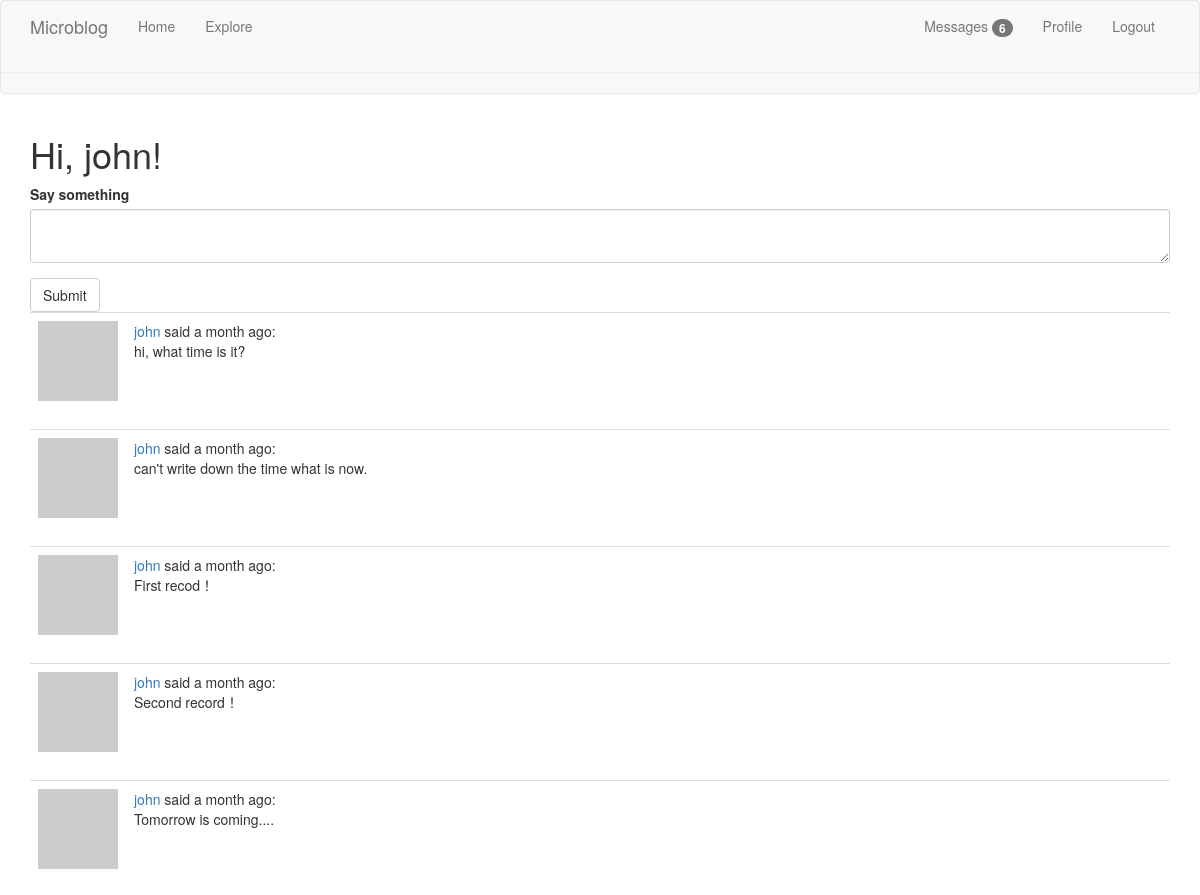
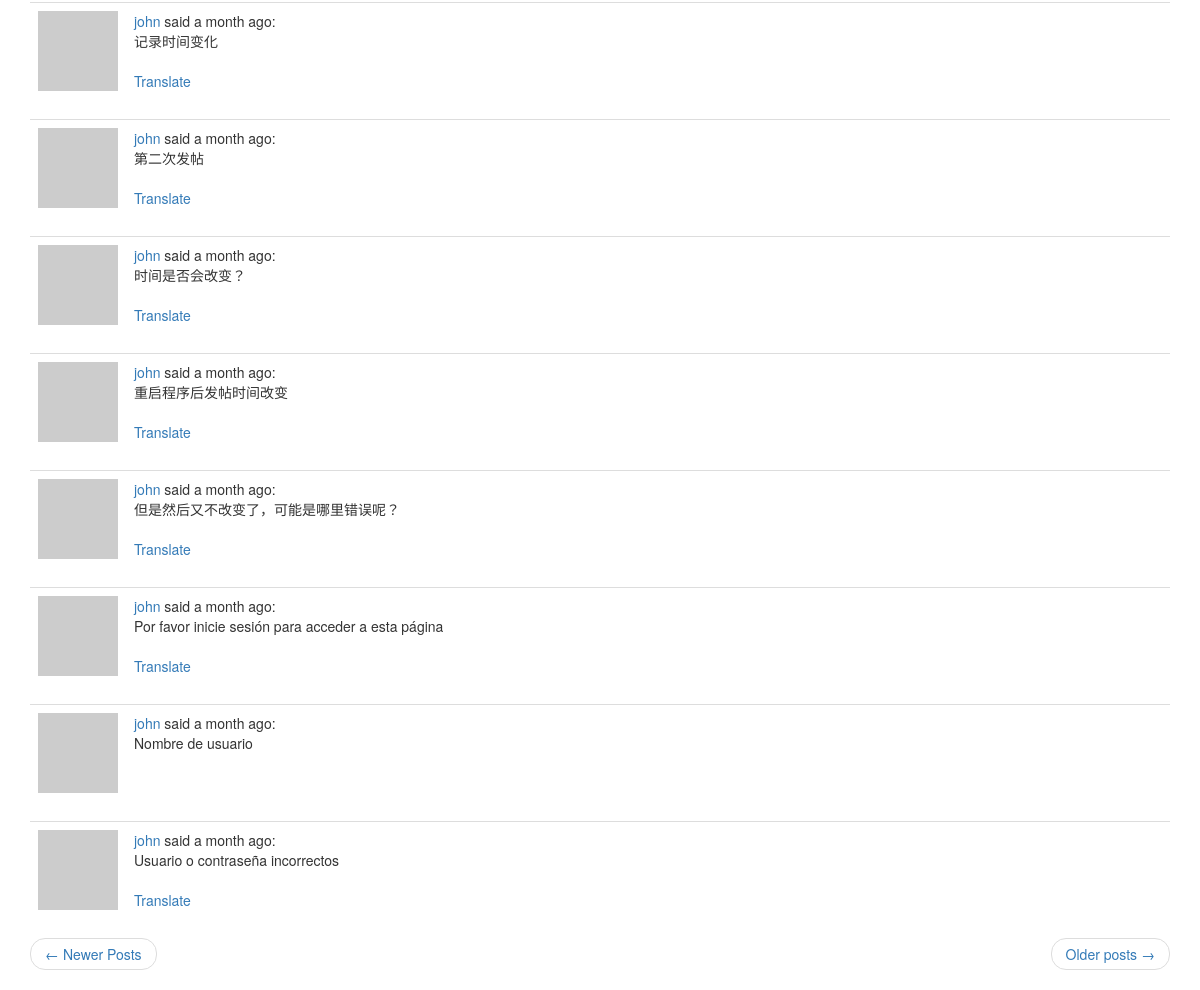
The app's page /index (signed in) with its own data (2 pictures, top to bottom).
### app/models.py (models this page shows, shortened)
class User(UserMixin, db.Model):
    id = db.Column(db.Integer, primary_key=True)
    username = db.Column(db.String(64), index=True, unique=True)
    email = db.Column(db.String(120), index=True, unique=True)
    password_hash = db.Column(db.String(128))
    posts = db.relationship('Post', backref='author', lazy='dynamic')
    about_me = db.Column(db.String(140))
    last_seen = db.Column(db.DateTime, default=datetime.utcnow)
    followed = db.relationship(
        'User', secondary=followers,
        primaryjoin=(followers.c.follower_id == id),
        secondaryjoin=(followers.c.followed_id == id),
        backref=db.backref('followers', lazy='dynamic'), lazy='dynamic')
    messages_sent = db.relationship('Message',
                                    foreign_keys='Message.sender_id',
                                    backref='author', lazy='dynamic')
    messages_received = db.relationship('Message',
                                        foreign_keys='Message.recipient_id',
                                        backref='recipient', lazy='dynamic')
    last_message_read_time = db.Column(db.DateTime)
    notifications = db.relationship('Notification', backref='user',
                                    lazy='dynamic')
    def avatar(self, size):
        digest = md5(self.email.lower().encode('utf-8')).hexdigest()
        return 'https://www.gravatar.com/avatar/{}?d=identicon&s={}'.format(
            digest, size)
    def followed_posts(self):
        followed = Post.query.join(
            followers, (followers.c.followed_id == Post.user_id)).filter(
            followers.c.follower_id == self.id)
        own = Post.query.filter_by(user_id=self.id)
        return followed.union(own).order_by(Post.timestamp.desc())
    def new_messages(self):
        last_read_time = self.last_message_read_time or datetime(1900, 1, 1)
        return Message.query.filter_by(recipient=self).filter(
            Message.timestamp > last_read_time).count()

class Post(db.Model):
    id = db.Column(db.Integer, primary_key=True)
    body = db.Column(db.String(140))
    timestamp = db.Column(db.DateTime, index=True, default=datetime.utcnow())
    user_id = db.Column(db.Integer, db.ForeignKey('user.id'))
    language = db.Column(db.String(5))

### app/main/routes.py (the view, shortened to what this page needs)
@bp.route('/', methods=['GET', 'POST'])
@bp.route('/index', methods=['GET', 'POST'])
@login_required
def index():
    form = PostForm()
    page = request.args.get('page', 1, type=int)
    posts = current_user.followed_posts().paginate(
        page, current_app.config['POSTS_PER_PAGE'], False)
    next_url = url_for('main.index', page=posts.next_num) if posts.has_next else None
    prev_url = url_for('main.index', page=posts.prev_num) if posts.has_prev else None
    return render_template("index.html", title=_('Home'), form=form, posts=posts.items,
                           next_url=next_url, prev_url=prev_url)

### app/main/forms.py
class PostForm(FlaskForm):
    post = TextAreaField(_l('Say something'), validators=[DataRequired()])
    submit = SubmitField(_l('Submit'))

### app/main/routes.py (called while the page is built)
@bp.before_request
def before_request():
    if current_user.is_authenticated:
        current_user.last_seen = datetime.utcnow()
        db.session.commit()
    g.locale = str(get_locale())

### app/models.py (called while the page is built)
@login.user_loader
def load_user(id):
    return User.query.get(int(id))

### app/templates/index.html
{% extends "base.html" %}
{% import 'bootstrap/wtf.html' as wtf %}
{% block app_content %}
    <h1>{{ _('Hi, %(username)s!', username=current_user.username) }}</h1>
    {% if form %}
        {{ wtf.quick_form(form) }}
    {% endif %}
    {% for post in posts %}
        {% include '_post.html' %}
    {% endfor %}
    <nav aria-label="...">
        <ul class="pager">
            <li class="previous{% if not prev_url %} diabled {% endif %}">
                <a href="{{ prev_url or '#'}}">
                    <span aria-hidden="true">&larr;</span> {{ _('Newer Posts') }}
                </a>
            </li>
            <li class="next{% if not next_url%} disable {% endif %}">
                <a href="{{ next_url or '#'}}">
                    {{ _('Older posts') }}  <span aria-hidden="true">&rarr;</span>
                </a>
            </li>
        </ul>
    </nav>
{% endblock %}

### app/templates/_post.html (shortened to what this page needs)
<table class="table table-hover">
    <tr>
        <td width="70px" >
            <a href="{{ url_for('main.user', username=post.author.username) }}">
                <img src="{{ post.author.avatar(36) }}">
            </a>
        </td>
        <td>
            {{ _('%(username)s said %(when)s',
                username=user_link, when=moment(post.timestamp).fromNow()) }}:
            <br>
            <span id="post{{ post.id }}">{{ post.body }}</span>
            {% if post.language and post.language != g.locale %}
            <br><br>
            <span id="translation{{ post.id}}">
                <a href="javascript:translate(
                    '#post{{ post.id}}',
                    '#translation{{post.id}}',
                    '{{ post.language}}',
                    '{{ g.locale}}');">{{ _('Translate')}}</a>
            </span>
            {% endif %}
        </td>
    </tr>
</table>

### records on screen
Post: body "hi, what time is it?"
Post: body "can't write down the time what is now."
Post: body "First recod！"
Post: body "Second record！"
Post: body "Tomorrow is coming...."
Post: body "记录时间变化"
Post: body "第二次发帖"
Post: body "时间是否会改变？"
Post: body "重启程序后发帖时间改变"
Post: body "但是然后又不改变了，可能是哪里错误呢？"
Post: body "Por favor inicie sesión para acceder a esta página"
Post: body "Nombre de usuario"
Post: body "Usuario o contraseña incorrectos"

### other values on screen
{{ new_messages }} "6"
